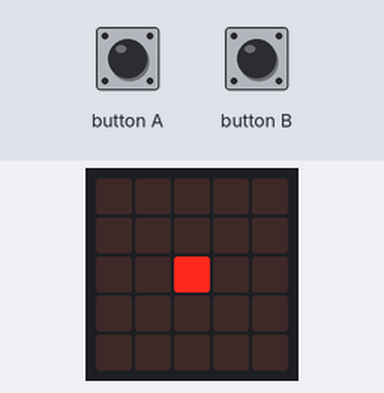
The program below on a simulated BBC micro:bit (MakeCode). On the bench: the board's 5×5 LED display. The test bench sets the inputs (shaded band).

Above: at 1.2 s.
1.3 s: button A pressed for 0.15 s
At 1.8 s:
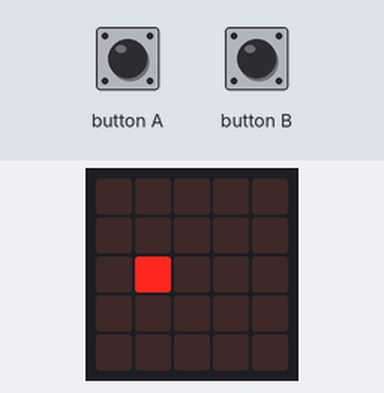
3.5 s: button B pressed for 0.15 s
At 4.8 s:
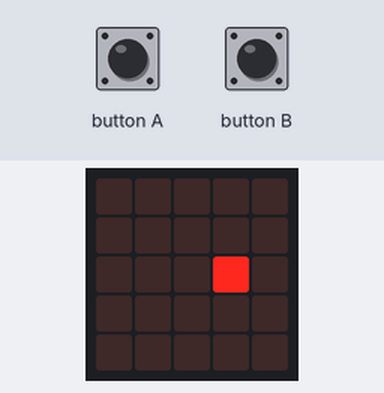
Timing chart, 0 to 6.5 s (numbered marks = the images above; inputs shaded):
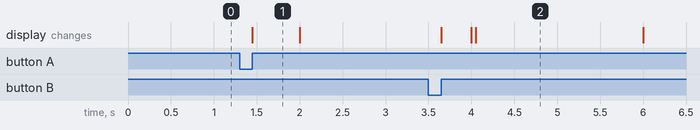

Measured:
- after the input at 1.3 s, the display: changes after 0.15 s (image 1)
- after the input at 3.5 s, the display: changes after 0.15 s (image 2)
- what the display in image 1 shows lasts 0.5 s, from 1.5 s to 2.0 s

The program:

main.ts
```typescript
input.onButtonPressed(Button.A, function () {
    for (let index = 0; index <= 4; index++) {
        basic.clearScreen()
        led.plot(1, 2)
        basic.pause(100)
    }
})
input.onButtonPressed(Button.B, function () {
    for (let index = 0; index <= 4; index++) {
        basic.clearScreen()
        led.plot(3, 2)
        basic.pause(100)
    }
})
basic.forever(function () {
    for (let index = 0; index <= 4; index++) {
        basic.clearScreen()
        led.plot(2, 2)
        basic.pause(2000)
    }
})
```

test.ts
```typescript
// aquí va el archivo "tests"; esto no se compilará cuando este paquete se utilice como una extensión.
```
